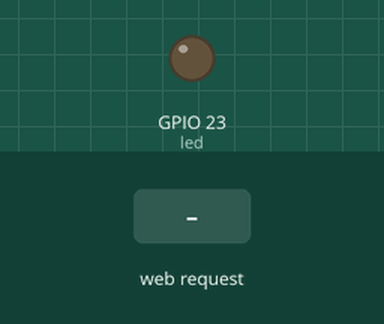
Bench run of a sketch on a simulated ESP32. Shown: output pins drawn as LEDs (lit = HIGH). Dashed ring = blinking. The inputs (shaded band) are chosen by the test bench. WiFi joins after 1.5 s; servers stay silent unless stated; what the sketch prints to the serial monitor is not drawn.

Above: at 2.7 s.
2.8 s: HTTP request GET /WAITBLINK received
At 3.2 s:
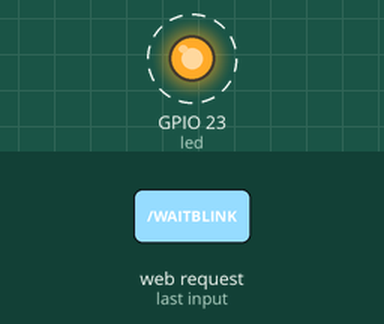
5.8 s: HTTP request GET / received
8.8 s: HTTP request GET /LEDON received
At 9.2 s:
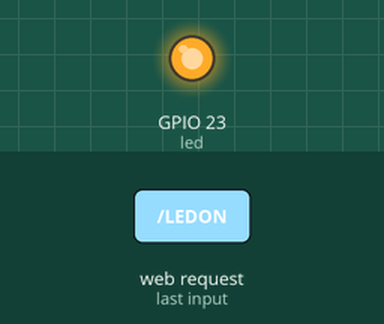
Timing chart, 0 to 11.8 s (numbered marks = the images above; inputs shaded):
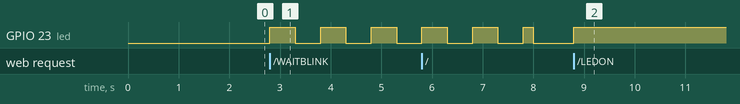

The sketch:

web_LED_control.ino
```cpp
#include <WiFi.h>
#include <WiFiClient.h>
#include <WebServer.h>
#include <ESPmDNS.h>

const char* ssid = "ssid";
const char* password = "PW";

WebServer server(80);

const int led = 23;

void sendHtml(String url){
  String html = "";
  html += "<html><script src=\"http://www.w3schools.com/lib/w3data.js\"></script>";
  html += "<body><div w3-include-html=\"" + url + "\"></div>";
  html += "<script>w3IncludeHTML();</script></body></html>";
   server.send(200, "text/html", html);
}

void Main_page() {
  digitalWrite(led, 1);
  delay(200);
  digitalWrite(led, 0);
  sendHtml("https://raw.githubusercontent.com/Park-SeungWoo/esp32_lecture/master/esp32_WEB_LED_CONTROL/html_file/index_arduino.html");
}

void setup(void) {
  pinMode(led, OUTPUT);
  digitalWrite(led, 0);
  Serial.begin(115200);
  WiFi.mode(WIFI_STA);
  WiFi.begin(ssid, password);
  Serial.println("");

  // Wait for connection
  while (WiFi.status() != WL_CONNECTED) {
    delay(500);
    Serial.print(".");
  }
  Serial.println("");
  Serial.print("Connected to ");
  Serial.println(ssid);
  Serial.print("IP address: ");
  Serial.println(WiFi.localIP());

  if (MDNS.begin("esp32")) {
    Serial.println("MDNS responder started");
  }

  server.on("/", Main_page);

  server.on("/LEDON", []() {
    sendHtml("https://raw.githubusercontent.com/Park-SeungWoo/esp32_lecture/master/esp32_WEB_LED_CONTROL/html_file/index_arduino_ON.html");
    digitalWrite(led, HIGH);
    Serial.println("LED ON");

  });
  server.on("/LEDOFF", []() {
    sendHtml("https://raw.githubusercontent.com/Park-SeungWoo/esp32_lecture/master/esp32_WEB_LED_CONTROL/html_file/index_arduino_OFF.html");
    digitalWrite(led, LOW);
    Serial.println("LED OFF");
  });

  server.on("/WAITBLINK", [] () {
    sendHtml("https://raw.githubusercontent.com/Park-SeungWoo/esp32_lecture/master/esp32_WEB_LED_CONTROL/html_file/waiting_blink.html");
    Serial.println("Waiting blinking");
    for(int i = 0; i < 5; i++){
      digitalWrite(led, HIGH);
      delay(500);
      digitalWrite(led, LOW);
      delay(500);
    }
  });

  server.on("/LEDBLINK", []() {
    sendHtml("https://raw.githubusercontent.com/Park-SeungWoo/esp32_lecture/master/esp32_WEB_LED_CONTROL/html_file/index_arduino_BLINK.html");
    Serial.println("LED BLINK END");
  });

  server.begin();
  Serial.println("HTTP server started");
}

void loop(void) {
  server.handleClient();
}
```

Measured:
- after the input at 2.8 s, GPIO 23 (led): alternates HIGH for 0.50 s and LOW for 0.50 s, starting at once
- after the input at 8.8 s, GPIO 23 (led): LOW → HIGH at once
